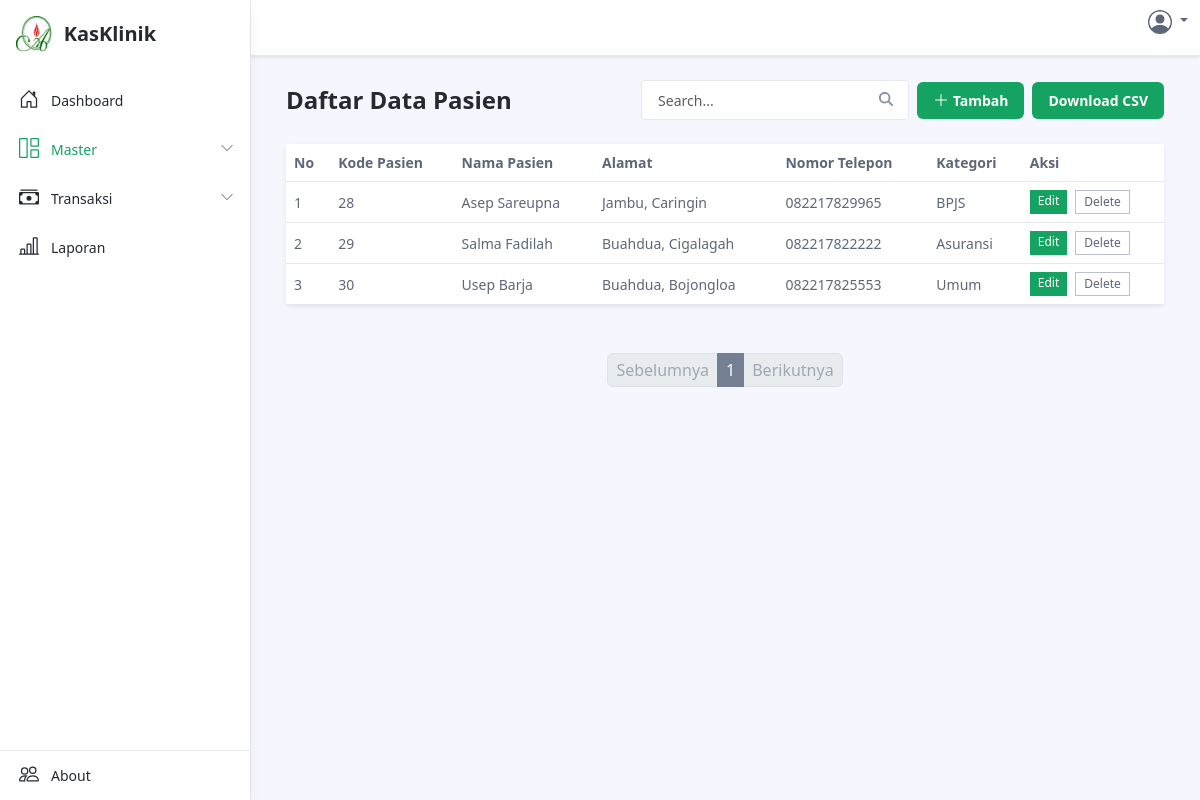
Screenshot of /data-pasien-copy.php with the database file from the repository.
### tables this page shows
CREATE TABLE `patient` (
  `id` bigint(20) UNSIGNED NOT NULL,
  `patient_id` varchar(20) NOT NULL,
  `fullname` varchar(255) NOT NULL,
  `address` varchar(255) NOT NULL,
  `phone` varchar(255) NOT NULL,
  `category` varchar(255) NOT NULL,
  `assurance` varchar(255) DEFAULT NULL,
  `created_at` timestamp NOT NULL DEFAULT current_timestamp()
);

### data-pasien-copy.php (the view, shortened to what this page needs)
<?php
include './config/config.php';
$itemsPerPage = 10;
try {
	$page = isset($_GET['page']) ? (int)$_GET['page'] : 1;
	$offset = ($page - 1) * $itemsPerPage;
	$fetchDataQuery = "
        SELECT *
        FROM patient
        WHERE
            fullname LIKE :searchQuery OR
            address LIKE :searchQuery OR
            phone LIKE :searchQuery OR
            category LIKE :searchQuery
        LIMIT :offset, :itemsPerPage
    ";
	$stmt = $conn->prepare($fetchDataQuery);
	$stmt->bindParam(':searchQuery', $searchQueryWithWildcards, PDO::PARAM_STR);
	$stmt->bindParam(':offset', $offset, PDO::PARAM_INT);
	$stmt->bindParam(':itemsPerPage', $itemsPerPage, PDO::PARAM_INT);
	$stmt->execute();
	$currentItems = $stmt->fetchAll(PDO::FETCH_ASSOC);
} catch (PDOException $e) {
	echo "Error: " . $e->getMessage();
}
function renderPagination($page, $totalPages, $searchQuery)
{
	include './component/pagination.php';
}
?>
<!DOCTYPE html>
<html lang="en">
<head>
	<link id="theme-style" rel="stylesheet" href="assets/css/portal.css">
	<link id="theme-style" rel="stylesheet" href="assets/css/custom.css">
</head>
<body class="app">
	<header class="app-header fixed-top">
		<div class="app-header-inner">
			<div class="container-fluid py-2">
				<div class="app-header-content">
					<div class="row justify-content-between align-items-center">
						<?php include './component/profile-icon.php'; ?>
					</div>
				</div>
			</div>
		</div>
		<div id="app-sidepanel" class="app-sidepanel">
			<div class="sidepanel-inner d-flex flex-column">
				<?php include './sidebar/sidebar-header.php'; ?>
				<?php include './sidebar/sidebar-body.php'; ?>
				<?php include './sidebar/sidebar-footer.php'; ?>
			</div>
		</div>
	</header>
	<div class="app-wrapper">
		<div class="app-content pt-3 p-md-3 p-lg-4">
			<div class="container-xl">
				<div class="row g-3 mb-4 align-items-center justify-content-between">
					<div class="col-auto">
						<h1 class="app-page-title mb-0">Daftar Data Pasien</h1>
					</div>
					<div class="col-auto">
						<div class="page-utilities">
							<div class="row g-2 justify-content-start justify-content-md-end align-items-center">
								<div class="col-auto">
									<?php include './component/search-box.php'; ?>
								</div>
								<div class="col-auto">
									<a class="btn app-btn-primary" href="./data-pasien-input.php">
										<svg xmlns="http://www.w3.org/2000/svg" width="16" height="16" fill="currentColor" class="bi bi-plus-lg" viewBox="0 0 16 16">
											<path fill-rule="evenodd" d="M8 2a.5.5 0 0 1 .5.5v5h5a.5.5 0 0 1 0 1h-5v5a.5.5 0 0 1-1 0v-5h-5a.5.5 0 0 1 0-1h5v-5A.5.5 0 0 1 8 2" />
										</svg> Tambah
									</a>
								</div>
								<div class="col-auto">
									<button class="btn app-btn-primary" onclick="generateCSV()">Download CSV</button>
								</div>
							</div>
						</div>
					</div>
				</div>
				<div class="tab-content" id="orders-table-tab-content">
					<div class="tab-pane fade show active" id="orders-all" role="tabpanel" aria-labelledby="orders-all-tab">
						<div class="app-card app-card-orders-table shadow-sm mb-5">
							<div class="app-card-body">
								<div class="table-responsive">
									<table class="table app-table-hover mb-0 text-left">
										<thead>
											<tr>
												<th class="cell">No</th>
												<th class="cell">Kode Pasien</th>
												<th class="cell">Nama Pasien</th>
												<th class="cell">Alamat</th>
												<th class="cell">Nomor Telepon</th>
												<th class="cell">Kategori</th>
												<th class="cell">Aksi</th>
											</tr>
										</thead>
										<tbody>
											<?php foreach ($currentItems as $index => $row) : ?>
												<tr>
													<td class="cell"><?php echo ($offset + $index + 1); ?></td>
													<td class="cell"><?php echo htmlspecialchars($row['id'] ?? 'N/A'); ?></td>
													<td class="cell"><?php echo htmlspecialchars($row['fullname'] ?? 'N/A'); ?></td>
													<td class="cell"><?php echo htmlspecialchars($row['address'] ?? 'N/A'); ?></td>
													<td class="cell"><?php echo htmlspecialchars($row['phone'] ?? 'N/A'); ?></td>
													<td class="cell"><?php echo htmlspecialchars($row['category'] ?? 'N/A'); ?></td>
													<td class="cell">
														<div class="d-flex justify-content-between w-50">
															<a class="btn-sm app-btn-primary me-1" href="./data-pasien-edit.php?id=<?php echo htmlspecialchars($row['id'] ?? ''); ?>">Edit</a>
															<form method="POST" action="data-pasien-delete.php" onsubmit="return confirm('Are you sure you want to delete this patient?')">
																<button type="submit" class="btn-sm app-btn-secondary ms-1" name="delete">Delete</button>
															</form>
														</div>
													</td>
												</tr>
											<?php endforeach; ?>
										</tbody>
									</table>
								</div>
							</div>
						</div>
					</div>
				</div>
			</div>
		</div>
	</div>
</body>
</html>

### rows the page displays
patient: index "1", id "28", fullname "Asep Sareupna", address "Jambu, Caringin", phone "082217829965", category "BPJS"
patient: index "2", id "29", fullname "Salma Fadilah", address "Buahdua, Cigalagah", phone "082217822222", category "Asuransi"
patient: index "3", id "30", fullname "Usep Barja", address "Buahdua, Bojongloa", phone "082217825553", category "Umum"
